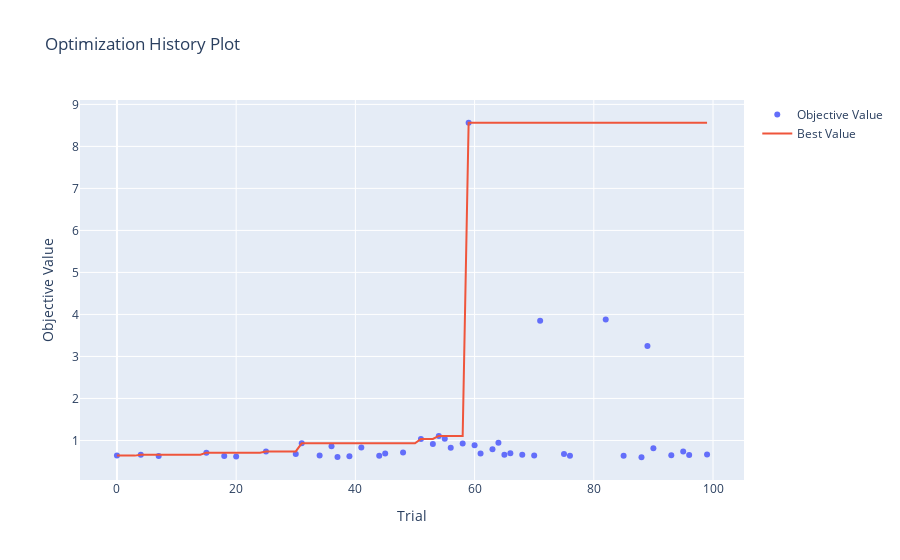

The notebook cell this image was saved under:
### Code cell
plot_optimization_history(study_2)
